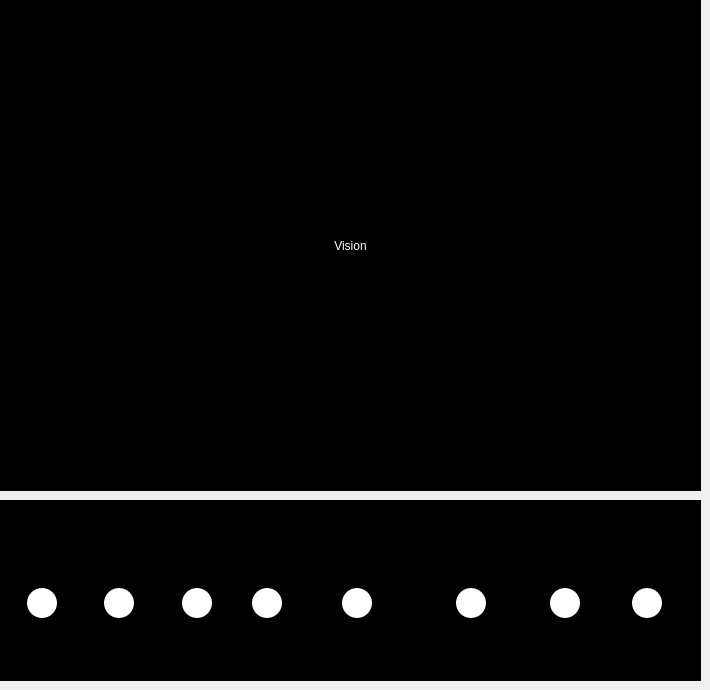
         <widget class="QWidget" name="VisionAndTimelinePage">
          <widget class="QWidget" name="CameraWidget" native="true">
           <property name="geometry">
            <rect>
             <x>0</x>
             <y>0</y>
             <width>701</width>
             <height>491</height>
            </rect>
           </property>
           <property name="styleSheet">
            <string notr="true">background-color: #000000; </string>
           </property>
           <layout class="QHBoxLayout" name="horizontalLayout_2">
            <item alignment="Qt::AlignmentFlag::AlignHCenter|Qt::AlignmentFlag::AlignVCenter">
             <widget class="QLabel" name="VisionText">
              <property name="minimumSize">
               <size>
                <width>701</width>
                <height>491</height>
               </size>
              </property>
              <property name="styleSheet">
               <string notr="true">color:white;</string>
              </property>
              <property name="text">
               <string>Vision</string>
              </property>
              <property name="alignment">
               <set>Qt::AlignmentFlag::AlignCenter</set>
              </property>
             </widget>
            </item>
           </layout>
          </widget>
          <widget class="QFrame" name="Timeline">
           <property name="geometry">
            <rect>
             <x>0</x>
             <y>500</y>
             <width>701</width>
             <height>181</height>
            </rect>
           </property>
           <property name="sizePolicy">
            <sizepolicy hsizetype="Preferred" vsizetype="Preferred">
             <horstretch>0</horstretch>
             <verstretch>0</verstretch>
            </sizepolicy>
           </property>
           <property name="styleSheet">
            <string notr="true">background-color: #000000;</string>
           </property>
           <property name="frameShape">
            <enum>QFrame::Shape::StyledPanel</enum>
           </property>
           <property name="frameShadow">
            <enum>QFrame::Shadow::Raised</enum>
           </property>
           <layout class="QHBoxLayout" name="horizontalLayout_3">
            <item alignment="Qt::AlignmentFlag::AlignVCenter">
             <widget class="QWidget" name="StartWidget" native="true">
              <property name="minimumSize">
               <size>
                <width>0</width>
                <height>0</height>
               </size>
              </property>
              <layout class="QVBoxLayout" name="verticalLayout_2">
               <item>
                <widget class="QLabel" name="StartProcessText">
                 <property name="font">
                  <font>
                   <pointsize>12</pointsize>
                  </font>
                 </property>
                 <property name="text">
                  <string>Start</string>
                 </property>
                 <property name="alignment">
                  <set>Qt::AlignmentFlag::AlignCenter</set>
                 </property>
                </widget>
               </item>
               <item alignment="Qt::AlignmentFlag::AlignHCenter">
                <widget class="QLabel" name="StartCircle">
                 <property name="sizePolicy">
                  <sizepolicy hsizetype="Fixed" vsizetype="Fixed">
                   <horstretch>0</horstretch>
                   <verstretch>0</verstretch>
                  </sizepolicy>
                 </property>
                 <property name="minimumSize">
                  <size>
                   <width>30</width>
                   <height>30</height>
                  </size>
                 </property>
                 <property name="styleSheet">
                  <string notr="true">background-color:#FFFFFF; border-radius:15px;</string>
                 </property>
                 <property name="text">
                  <string/>
                 </property>
                 <property name="scaledContents">
                  <bool>true</bool>
                 </property>
                 <property name="alignment">
                  <set>Qt::AlignmentFlag::AlignCenter</set>
                 </property>
                </widget>
               </item>
              </layout>
             </widget>
            </item>
            <item alignment="Qt::AlignmentFlag::AlignVCenter">
             <widget class="QWidget" name="ConnectWidget" native="true">
              <layout class="QVBoxLayout" name="verticalLayout">
               <item>
                <widget class="QLabel" name="ConnectProcessText">
                 <property name="font">
                  <font>
                   <pointsize>12</pointsize>
                  </font>
                 </property>
                 <property name="text">
                  <string>Connect</string>
                 </property>
                 <property name="alignment">
                  <set>Qt::AlignmentFlag::AlignCenter</set>
                 </property>
                </widget>
               </item>
               <item alignment="Qt::AlignmentFlag::AlignHCenter">
                <widget class="QLabel" name="ConnectCircle">
                 <property name="sizePolicy">
                  <sizepolicy hsizetype="Fixed" vsizetype="Fixed">
                   <horstretch>0</horstretch>
                   <verstretch>0</verstretch>
                  </sizepolicy>
                 </property>
                 <property name="minimumSize">
                  <size>
                   <width>30</width>
                   <height>30</height>
                  </size>
                 </property>
                 <property name="styleSheet">
                  <string notr="true">background-color:#FFFFFF; border-radius:15px;</string>
                 </property>
                 <property name="text">
                  <string/>
                 </property>
                 <property name="scaledContents">
                  <bool>true</bool>
                 </property>
                 <property name="alignment">
                  <set>Qt::AlignmentFlag::AlignCenter</set>
                 </property>
                </widget>
               </item>
              </layout>
             </widget>
            </item>
            <item alignment="Qt::AlignmentFlag::AlignVCenter">
             <widget class="QWidget" name="INITWidget" native="true">
              <layout class="QVBoxLayout" name="verticalLayout_3">
               <item>
                <widget class="QLabel" name="INITProcessText">
                 <property name="font">
                  <font>
                   <pointsize>12</pointsize>
                  </font>
                 </property>
                 <property name="text">
                  <string>INIT</string>
                 </property>
                 <property name="alignment">
                  <set>Qt::AlignmentFlag::AlignCenter</set>
                 </property>
                </widget>
               </item>
               <item alignment="Qt::AlignmentFlag::AlignHCenter">
                <widget class="QLabel" name="INITCircle">
                 <property name="sizePolicy">
                  <sizepolicy hsizetype="Fixed" vsizetype="Fixed">
                   <horstretch>0</horstretch>
                   <verstretch>0</verstretch>
                  </sizepolicy>
                 </property>
                 <property name="minimumSize">
                  <size>
                   <width>30</width>
                   <height>30</height>
                  </size>
                 </property>
                 <property name="styleSheet">
                  <string notr="true">background-color:#FFFFFF; border-radius:15px;</string>
                 </property>
                 <property name="text">
                  <string/>
                 </property>
                 <property name="scaledContents">
                  <bool>true</bool>
                 </property>
                 <property name="alignment">
                  <set>Qt::AlignmentFlag::AlignCenter</set>
                 </property>
                </widget>
               </item>
              </layout>
             </widget>
            </item>
            <item alignment="Qt::AlignmentFlag::AlignVCenter">
             <widget class="QWidget" name="IdleWidget" native="true">
              <layout class="QVBoxLayout" name="verticalLayout_6">
               <item>
                <widget class="QLabel" name="IdleProcessText">
                 <property name="font">
                  <font>
                   <pointsize>12</pointsize>
                  </font>
                 </property>
                 <property name="text">
                  <string>Idle</string>
                 </property>
                 <property name="alignment">
                  <set>Qt::AlignmentFlag::AlignCenter</set>
                 </property>
                </widget>
               </item>
               <item alignment="Qt::AlignmentFlag::AlignHCenter">
                <widget class="QLabel" name="IdleCircle">
                 <property name="sizePolicy">
                  <sizepolicy hsizetype="Fixed" vsizetype="Fixed">
                   <horstretch>0</horstretch>
                   <verstretch>0</verstretch>
                  </sizepolicy>
                 </property>
                 <property name="minimumSize">
                  <size>
                   <width>30</width>
                   <height>30</height>
                  </size>
                 </property>
                 <property name="styleSheet">
                  <string notr="true">background-color:#FFFFFF; border-radius:15px;</string>
                 </property>
                 <property name="text">
                  <string/>
                 </property>
                 <property name="scaledContents">
                  <bool>true</bool>
                 </property>
                 <property name="alignment">
                  <set>Qt::AlignmentFlag::AlignCenter</set>
                 </property>
                </widget>
               </item>
              </layout>
             </widget>
            </item>
            <item alignment="Qt::AlignmentFlag::AlignVCenter">
             <widget class="QWidget" name="ManualAlignWidget" native="true">
              <layout class="QVBoxLayout" name="verticalLayout_7">
               <item>
                <widget class="QLabel" name="RoughAlignProcessText">
                 <property name="font">
                  <font>
                   <pointsize>12</pointsize>
                  </font>
                 </property>
                 <property name="text">
                  <string>Rough Align</string>
                 </property>
                 <property name="alignment">
                  <set>Qt::AlignmentFlag::AlignCenter</set>
                 </property>
                </widget>
               </item>
               <item alignment="Qt::AlignmentFlag::AlignHCenter">
                <widget class="QLabel" name="RoughAlignCircle">
                 <property name="sizePolicy">
                  <sizepolicy hsizetype="Fixed" vsizetype="Fixed">
                   <horstretch>0</horstretch>
                   <verstretch>0</verstretch>
                  </sizepolicy>
                 </property>
                 <property name="minimumSize">
                  <size>
                   <width>30</width>
                   <height>30</height>
                  </size>
                 </property>
                 <property name="styleSheet">
                  <string notr="true">background-color:#FFFFFF; border-radius:15px;</string>
                 </property>
                 <property name="text">
                  <string/>
                 </property>
                 <property name="scaledContents">
                  <bool>true</bool>
                 </property>
                 <property name="alignment">
                  <set>Qt::AlignmentFlag::AlignCenter</set>
                 </property>
                </widget>
               </item>
              </layout>
             </widget>
            </item>
            <item alignment="Qt::AlignmentFlag::AlignVCenter">
             <widget class="QWidget" name="AutoAlignWidget" native="true">
              <layout class="QVBoxLayout" name="verticalLayout_8">
               <item>
                <widget class="QLabel" name="PreciseAlignProcessText">
                 <property name="font">
                  <font>
                   <pointsize>12</pointsize>
                  </font>
                 </property>
                 <property name="text">
                  <string>Precise Align</string>
                 </property>
                 <property name="alignment">
                  <set>Qt::AlignmentFlag::AlignCenter</set>
                 </property>
                </widget>
               </item>
               <item alignment="Qt::AlignmentFlag::AlignHCenter">
                <widget class="QLabel" name="PreciseAlignCircle">
                 <property name="sizePolicy">
                  <sizepolicy hsizetype="Fixed" vsizetype="Fixed">
                   <horstretch>0</horstretch>
                   <verstretch>0</verstretch>
                  </sizepolicy>
                 </property>
                 <property name="minimumSize">
                  <size>
                   <width>30</width>
                   <height>30</height>
                  </size>
                 </property>
                 <property name="styleSheet">
                  <string notr="true">background-color:#FFFFFF; border-radius:15px;</string>
                 </property>
                 <property name="text">
                  <string/>
                 </property>
                 <property name="scaledContents">
                  <bool>true</bool>
                 </property>
                 <property name="alignment">
                  <set>Qt::AlignmentFlag::AlignCenter</set>
                 </property>
                </widget>
               </item>
              </layout>
             </widget>
            </item>
            <item alignment="Qt::AlignmentFlag::AlignVCenter">
             <widget class="QWidget" name="AutoPickWidget" native="true">
              <layout class="QVBoxLayout" name="verticalLayout_9">
               <item>
                <widget class="QLabel" name="PickProcessText">
                 <property name="font">
                  <font>
                   <pointsize>12</pointsize>
                  </font>
                 </property>
                 <property name="text">
                  <string>Pick</string>
                 </property>
                 <property name="alignment">
                  <set>Qt::AlignmentFlag::AlignCenter</set>
                 </property>
                </widget>
               </item>
               <item alignment="Qt::AlignmentFlag::AlignHCenter">
                <widget class="QLabel" name="PickCircle">
                 <property name="sizePolicy">
                  <sizepolicy hsizetype="Fixed" vsizetype="Fixed">
                   <horstretch>0</horstretch>
                   <verstretch>0</verstretch>
                  </sizepolicy>
                 </property>
                 <property name="minimumSize">
                  <size>
                   <width>30</width>
                   <height>30</height>
                  </size>
                 </property>
                 <property name="styleSheet">
                  <string notr="true">background-color:#FFFFFF; border-radius:15px;</string>
                 </property>
                 <property name="text">
                  <string/>
                 </property>
                 <property name="scaledContents">
                  <bool>true</bool>
                 </property>
                 <property name="alignment">
                  <set>Qt::AlignmentFlag::AlignCenter</set>
                 </property>
                </widget>
               </item>
              </layout>
             </widget>
            </item>
            <item alignment="Qt::AlignmentFlag::AlignVCenter">
             <widget class="QWidget" name="AssemblyWidget" native="true">
              <layout class="QVBoxLayout" name="verticalLayout_4">
               <item alignment="Qt::AlignmentFlag::AlignTop">
                <widget class="QLabel" name="AssemblyProcessText">
                 <property name="font">
                  <font>
                   <pointsize>12</pointsize>
                  </font>
                 </property>
                 <property name="text">
                  <string>Assembly</string>
                 </property>
                 <property name="alignment">
                  <set>Qt::AlignmentFlag::AlignCenter</set>
                 </property>
                </widget>
               </item>
               <item alignment="Qt::AlignmentFlag::AlignHCenter|Qt::AlignmentFlag::AlignVCenter">
                <widget class="QLabel" name="AssemblyCircle">
                 <property name="sizePolicy">
                  <sizepolicy hsizetype="Fixed" vsizetype="Fixed">
                   <horstretch>0</horstretch>
                   <verstretch>0</verstretch>
                  </sizepolicy>
                 </property>
                 <property name="minimumSize">
                  <size>
                   <width>30</width>
                   <height>30</height>
                  </size>
                 </property>
                 <property name="styleSheet">
                  <string notr="true">background-color:#FFFFFF; border-radius:15px;</string>
                 </property>
                 <property name="text">
                  <string/>
                 </property>
                 <property name="scaledContents">
                  <bool>true</bool>
                 </property>
                 <property name="alignment">
                  <set>Qt::AlignmentFlag::AlignCenter</set>
                 </property>
                </widget>
               </item>
              </layout>
             </widget>
            </item>
           </layout>
          </widget>
         </widget>
